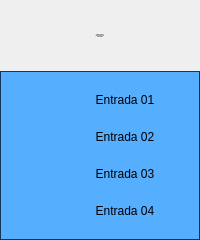
<?xml version="1.0" encoding="UTF-8"?>
<ui version="4.0">
 <class>Form</class>
 <widget class="QWidget" name="Form">
  <property name="geometry">
   <rect>
    <x>0</x>
    <y>0</y>
    <width>200</width>
    <height>240</height>
   </rect>
  </property>
  <property name="minimumSize">
   <size>
    <width>200</width>
    <height>240</height>
   </size>
  </property>
  <property name="maximumSize">
   <size>
    <width>200</width>
    <height>240</height>
   </size>
  </property>
  <property name="windowTitle">
   <string>Cartão 5069-IY4 03 Controladora</string>
  </property>
  <layout class="QVBoxLayout" name="verticalLayout">
   <property name="spacing">
    <number>0</number>
   </property>
   <property name="leftMargin">
    <number>0</number>
   </property>
   <property name="topMargin">
    <number>0</number>
   </property>
   <property name="rightMargin">
    <number>0</number>
   </property>
   <property name="bottomMargin">
    <number>0</number>
   </property>
   <item>
    <layout class="QVBoxLayout" name="verticalLayout_2">
     <property name="spacing">
      <number>0</number>
     </property>
     <item>
      <widget class="PyDMLabel" name="PyDMLabel_2">
       <property name="maximumSize">
        <size>
         <width>16777215</width>
         <height>71</height>
        </size>
       </property>
       <property name="font">
        <font>
         <pointsize>-1</pointsize>
        </font>
       </property>
       <property name="toolTip">
        <string/>
       </property>
       <property name="styleSheet">
        <string notr="true">PyDMLabel {
 qproperty-alignment: AlignCenter;
 border: 1px solid #FF17365D;
 background-color: #FF17365D;
 color: rgb(255, 255, 255);
 min-height: 65px;
 max-height: 65px;
 font-size: 14px;
}
</string>
       </property>
       <property name="text">
        <string>Falhas Hardware
Cartão 5069-IY4 03
Controladora</string>
       </property>
       <property name="alignment">
        <set>Qt::AlignCenter</set>
       </property>
      </widget>
     </item>
     <item>
      <widget class="QFrame" name="frame">
       <property name="styleSheet">
        <string notr="true">QFrame#frame{
     border: 1px solid #FF17365D;
	 background-color: #56aeff;
}

PyDMByteIndicator {
  min-height: 1.50em;
  max-height: 1.50em;
  min-width: 1.50em;
}
</string>
       </property>
       <property name="frameShape">
        <enum>QFrame::StyledPanel</enum>
       </property>
       <property name="frameShadow">
        <enum>QFrame::Raised</enum>
       </property>
       <layout class="QVBoxLayout" name="verticalLayout_3">
        <property name="spacing">
         <number>0</number>
        </property>
        <property name="leftMargin">
         <number>0</number>
        </property>
        <property name="topMargin">
         <number>0</number>
        </property>
        <property name="rightMargin">
         <number>0</number>
        </property>
        <property name="bottomMargin">
         <number>0</number>
        </property>
        <item>
         <layout class="QGridLayout" name="gridLayout">
          <property name="leftMargin">
           <number>5</number>
          </property>
          <property name="topMargin">
           <number>5</number>
          </property>
          <property name="rightMargin">
           <number>5</number>
          </property>
          <property name="bottomMargin">
           <number>5</number>
          </property>
          <property name="horizontalSpacing">
           <number>5</number>
          </property>
          <property name="verticalSpacing">
           <number>10</number>
          </property>
          <item row="3" column="0">
           <widget class="PyDMByteIndicator" name="PyDMByteIndicator_3">
            <property name="sizePolicy">
             <sizepolicy hsizetype="Fixed" vsizetype="Fixed">
              <horstretch>0</horstretch>
              <verstretch>0</verstretch>
             </sizepolicy>
            </property>
            <property name="minimumSize">
             <size>
              <width>27</width>
              <height>27</height>
             </size>
            </property>
            <property name="maximumSize">
             <size>
              <width>30</width>
              <height>27</height>
             </size>
            </property>
            <property name="toolTip">
             <string/>
            </property>
            <property name="channel" stdset="0">
             <string>ca://RA-RaSIA02:RF-IntlkCtrl:InAng03-Mon.VAL</string>
            </property>
            <property name="onColor" stdset="0">
             <color>
              <red>255</red>
              <green>0</green>
              <blue>0</blue>
             </color>
            </property>
            <property name="offColor" stdset="0">
             <color>
              <red>0</red>
              <green>255</green>
              <blue>0</blue>
             </color>
            </property>
            <property name="showLabels" stdset="0">
             <bool>false</bool>
            </property>
            <property name="circles" stdset="0">
             <bool>true</bool>
            </property>
           </widget>
          </item>
          <item row="0" column="1">
           <widget class="PyDMLabel" name="PyDMLabel">
            <property name="sizePolicy">
             <sizepolicy hsizetype="Fixed" vsizetype="Fixed">
              <horstretch>0</horstretch>
              <verstretch>0</verstretch>
             </sizepolicy>
            </property>
            <property name="minimumSize">
             <size>
              <width>100</width>
              <height>25</height>
             </size>
            </property>
            <property name="maximumSize">
             <size>
              <width>100</width>
              <height>25</height>
             </size>
            </property>
            <property name="toolTip">
             <string/>
            </property>
            <property name="text">
             <string>Entrada 01</string>
            </property>
            <property name="alignment">
             <set>Qt::AlignCenter</set>
            </property>
            <property name="channel" stdset="0">
             <string/>
            </property>
           </widget>
          </item>
          <item row="0" column="0">
           <widget class="PyDMByteIndicator" name="PyDMByteIndicator">
            <property name="sizePolicy">
             <sizepolicy hsizetype="Fixed" vsizetype="Fixed">
              <horstretch>0</horstretch>
              <verstretch>0</verstretch>
             </sizepolicy>
            </property>
            <property name="minimumSize">
             <size>
              <width>27</width>
              <height>27</height>
             </size>
            </property>
            <property name="maximumSize">
             <size>
              <width>30</width>
              <height>27</height>
             </size>
            </property>
            <property name="toolTip">
             <string/>
            </property>
            <property name="channel" stdset="0">
             <string>ca://RA-RaSIA02:RF-IntlkCtrl:InAng00-Mon.VAL</string>
            </property>
            <property name="onColor" stdset="0">
             <color>
              <red>255</red>
              <green>0</green>
              <blue>0</blue>
             </color>
            </property>
            <property name="offColor" stdset="0">
             <color>
              <red>0</red>
              <green>255</green>
              <blue>0</blue>
             </color>
            </property>
            <property name="showLabels" stdset="0">
             <bool>false</bool>
            </property>
            <property name="circles" stdset="0">
             <bool>true</bool>
            </property>
           </widget>
          </item>
          <item row="2" column="0">
           <widget class="PyDMByteIndicator" name="PyDMByteIndicator_2">
            <property name="sizePolicy">
             <sizepolicy hsizetype="Fixed" vsizetype="Fixed">
              <horstretch>0</horstretch>
              <verstretch>0</verstretch>
             </sizepolicy>
            </property>
            <property name="minimumSize">
             <size>
              <width>27</width>
              <height>27</height>
             </size>
            </property>
            <property name="maximumSize">
             <size>
              <width>30</width>
              <height>27</height>
             </size>
            </property>
            <property name="toolTip">
             <string/>
            </property>
            <property name="channel" stdset="0">
             <string>ca://RA-RaSIA02:RF-IntlkCtrl:InAng02-Mon.VAL</string>
            </property>
            <property name="onColor" stdset="0">
             <color>
              <red>255</red>
              <green>0</green>
              <blue>0</blue>
             </color>
            </property>
            <property name="offColor" stdset="0">
             <color>
              <red>0</red>
              <green>255</green>
              <blue>0</blue>
             </color>
            </property>
            <property name="showLabels" stdset="0">
             <bool>false</bool>
            </property>
            <property name="circles" stdset="0">
             <bool>true</bool>
            </property>
           </widget>
          </item>
          <item row="1" column="1">
           <widget class="PyDMLabel" name="PyDMLabel_3">
            <property name="sizePolicy">
             <sizepolicy hsizetype="Fixed" vsizetype="Fixed">
              <horstretch>0</horstretch>
              <verstretch>0</verstretch>
             </sizepolicy>
            </property>
            <property name="minimumSize">
             <size>
              <width>100</width>
              <height>25</height>
             </size>
            </property>
            <property name="maximumSize">
             <size>
              <width>100</width>
              <height>25</height>
             </size>
            </property>
            <property name="toolTip">
             <string/>
            </property>
            <property name="text">
             <string>Entrada 02</string>
            </property>
            <property name="alignment">
             <set>Qt::AlignCenter</set>
            </property>
           </widget>
          </item>
          <item row="2" column="1">
           <widget class="PyDMLabel" name="PyDMLabel_4">
            <property name="sizePolicy">
             <sizepolicy hsizetype="Fixed" vsizetype="Fixed">
              <horstretch>0</horstretch>
              <verstretch>0</verstretch>
             </sizepolicy>
            </property>
            <property name="minimumSize">
             <size>
              <width>100</width>
              <height>25</height>
             </size>
            </property>
            <property name="maximumSize">
             <size>
              <width>100</width>
              <height>25</height>
             </size>
            </property>
            <property name="toolTip">
             <string/>
            </property>
            <property name="text">
             <string>Entrada 03</string>
            </property>
            <property name="alignment">
             <set>Qt::AlignCenter</set>
            </property>
           </widget>
          </item>
          <item row="3" column="1">
           <widget class="PyDMLabel" name="PyDMLabel_5">
            <property name="sizePolicy">
             <sizepolicy hsizetype="Fixed" vsizetype="Fixed">
              <horstretch>0</horstretch>
              <verstretch>0</verstretch>
             </sizepolicy>
            </property>
            <property name="minimumSize">
             <size>
              <width>100</width>
              <height>25</height>
             </size>
            </property>
            <property name="maximumSize">
             <size>
              <width>100</width>
              <height>25</height>
             </size>
            </property>
            <property name="toolTip">
             <string/>
            </property>
            <property name="text">
             <string>Entrada 04</string>
            </property>
            <property name="alignment">
             <set>Qt::AlignCenter</set>
            </property>
           </widget>
          </item>
          <item row="1" column="0">
           <widget class="PyDMByteIndicator" name="PyDMByteIndicator_4">
            <property name="sizePolicy">
             <sizepolicy hsizetype="Fixed" vsizetype="Fixed">
              <horstretch>0</horstretch>
              <verstretch>0</verstretch>
             </sizepolicy>
            </property>
            <property name="minimumSize">
             <size>
              <width>27</width>
              <height>27</height>
             </size>
            </property>
            <property name="maximumSize">
             <size>
              <width>30</width>
              <height>27</height>
             </size>
            </property>
            <property name="toolTip">
             <string/>
            </property>
            <property name="channel" stdset="0">
             <string>ca://RA-RaSIA02:RF-IntlkCtrl:InAng01-Mon.VAL</string>
            </property>
            <property name="onColor" stdset="0">
             <color>
              <red>255</red>
              <green>0</green>
              <blue>0</blue>
             </color>
            </property>
            <property name="offColor" stdset="0">
             <color>
              <red>0</red>
              <green>255</green>
              <blue>0</blue>
             </color>
            </property>
            <property name="showLabels" stdset="0">
             <bool>false</bool>
            </property>
            <property name="circles" stdset="0">
             <bool>true</bool>
            </property>
           </widget>
          </item>
         </layout>
        </item>
       </layout>
      </widget>
     </item>
    </layout>
   </item>
  </layout>
 </widget>
 <customwidgets>
  <customwidget>
   <class>PyDMLabel</class>
   <extends>QLabel</extends>
   <header>pydm.widgets.label</header>
  </customwidget>
  <customwidget>
   <class>PyDMByteIndicator</class>
   <extends>QWidget</extends>
   <header>pydm.widgets.byte</header>
  </customwidget>
 </customwidgets>
 <resources/>
 <connections/>
</ui>
